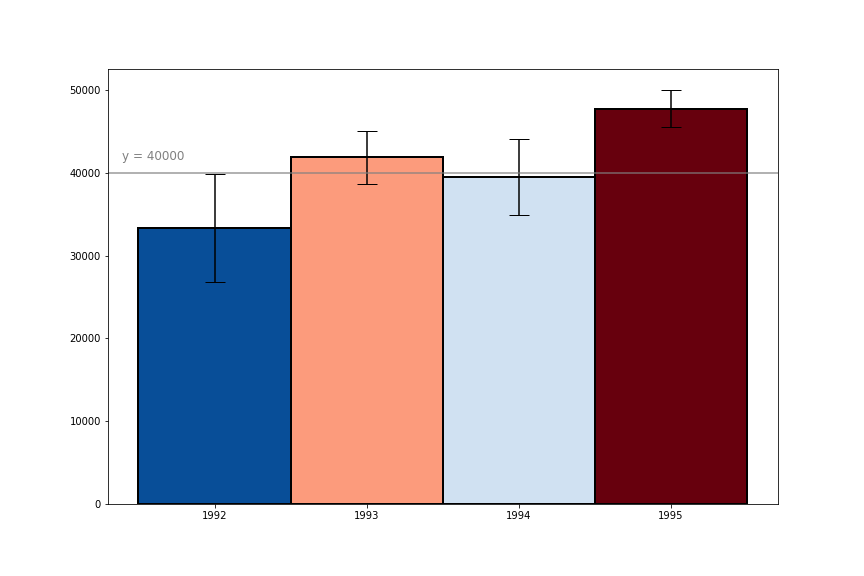

Generate this figure with Python:

# coding: utf-8

# In[1]:

# Use the following data for this assignment:

import pandas as pd
import numpy as np
import matplotlib.pyplot as plt
import matplotlib.cm as cm

def data_to_barplot():
    np.random.seed(12345)

    df = pd.DataFrame([np.random.normal(32000,200000,3650), 
                       np.random.normal(43000,100000,3650), 
                       np.random.normal(43500,140000,3650), 
                       np.random.normal(48000,70000,3650)], 
                      index=[1992,1993,1994,1995])
    # getting mean, standard deviation, standard error:
    df['year_avg'] = df.mean(axis = 1)
    df['year_std'] = df.std(axis = 1)
    df['year_error'] = df['year_std'] / np.sqrt(3650)
    # removing unnecessary columns and calculating 95% conf interval
    columns_to_keep = ['year_avg', 'year_std', 'year_error']
    df = df[columns_to_keep]
    yerr = 1.96*df['year_error']
    # creating colors range, generating color value for each year:
    reds = cm.Reds
    blues = cm.Blues
    n = 100
    y = 40000
    df['diff'] = n*((y - df['year_avg']) / n)
    df['sign'] = df['diff'].abs()/df['diff']
    old_range = abs(df['diff']).min(), df['diff'].abs().max()
    new_range = 0.2,1
    df['shade'] = df['sign']*np.interp(df['diff'].abs(), old_range, new_range)
    shade = df['shade']
    colour = ['white' if x == 0 else reds(abs(x)) if x < 0 else blues(abs(x)) for x in shade]
    # ploting
    fig = plt.figure(figsize = (12,8))
    plt.bar(df.index, df['year_avg'],
            yerr = yerr,
            edgecolor = 'black', 
            width=1,
            linewidth='2', 
            capsize=10,
            color = colour)
    # reorganizing x axis and creating y line:
    plt.xticks(df.index)
    plt.axhline(y = y, color = 'grey', alpha = 0.8)
    plt.text(1991.6, 42000, 'y = 40000', fontsize=12, va='center', ha='center', backgroundcolor='w', color= 'grey')
    # saving and displaying figure
    fig.savefig('assignment3.png', format = 'png')
    plt.show()
    
data_to_barplot()


# In[ ]:



